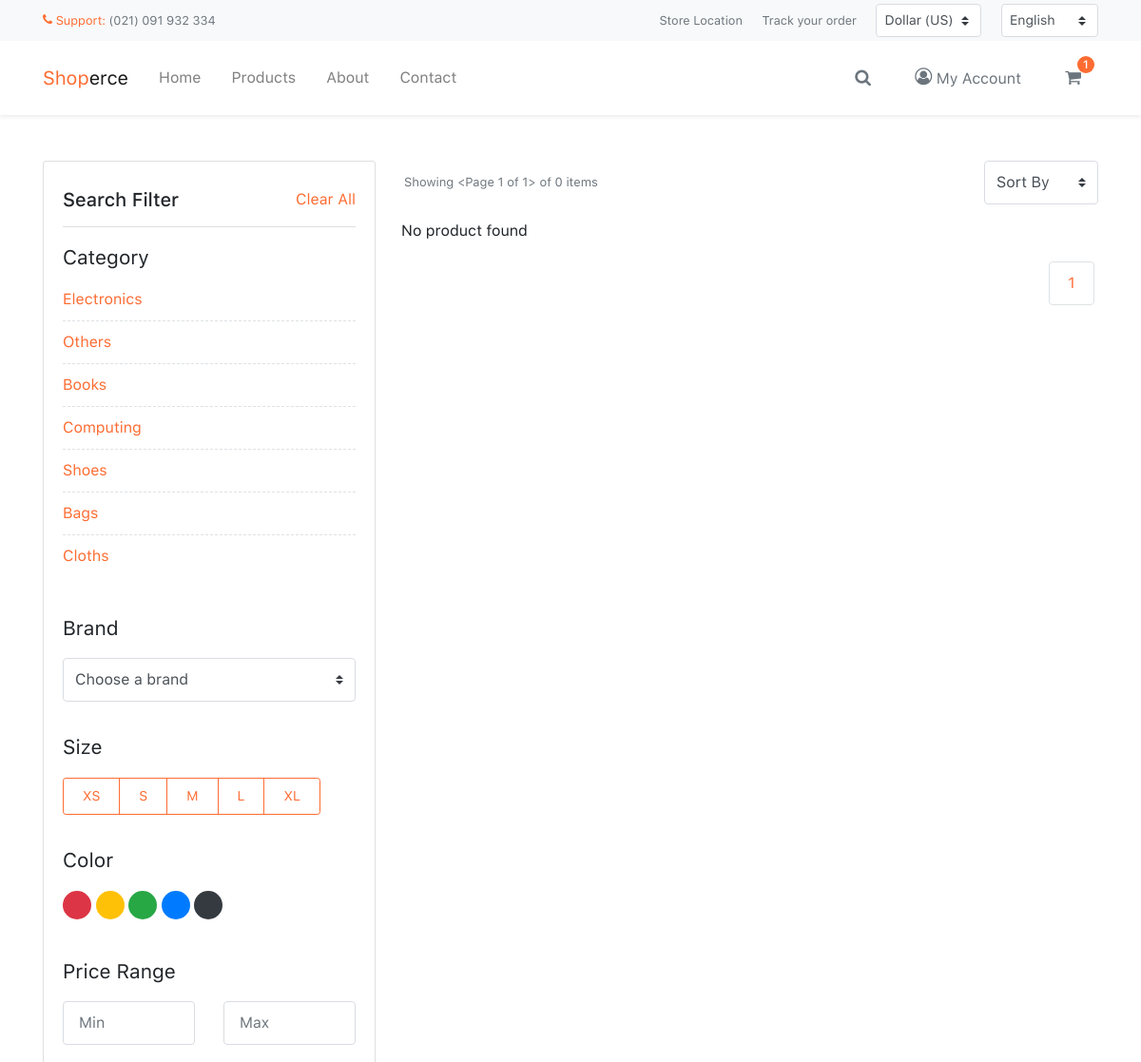
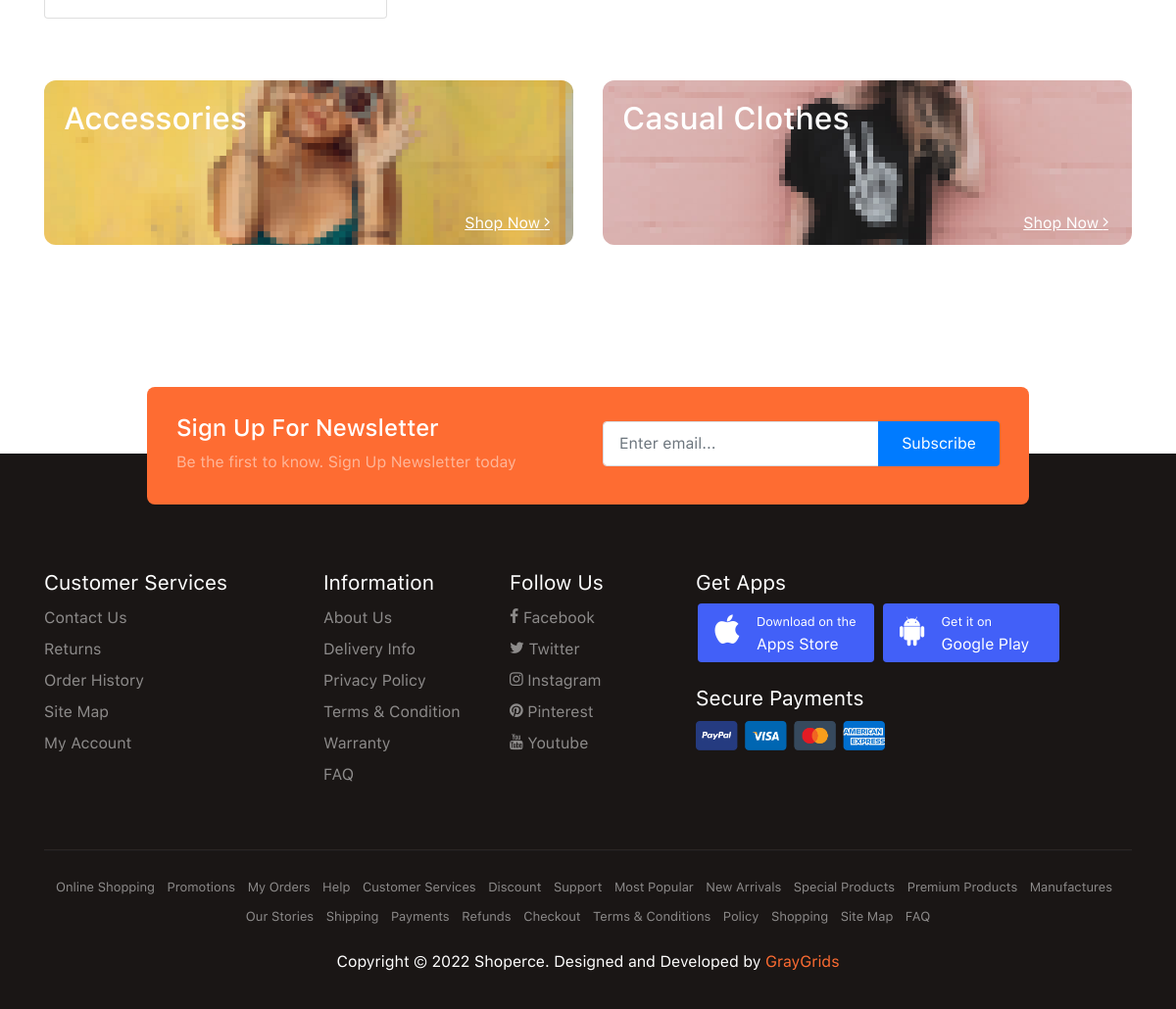
Screenshot of /products?category=Bags with the database file from the repository (2 pictures, top to bottom).
### store/models.py (models this page shows, shortened)
class Category(models.Model):
    category = models.CharField(max_length=200)
    created = models.DateTimeField(auto_now_add=True)
    class Meta:
        verbose_name_plural = 'Categories'

### store/views.py (the view)
# urls.py: path('products', productsView, name='products'),
def productsView(request):
    categories = Category.objects.all().order_by('-created')
    quaries = manageQuary(request)
    category = request.GET.get('category')
    if category == None:
        products = Product.objects.filter(published=True).order_by('created')
    else:
        products = Product.objects.filter(
            published=True, category__category=category)
    paginator = Paginator(products, 16)
    page_number = request.GET.get('page', 1)
    page_objects = paginator.get_page(page_number)
    filters = ProductFilter(request.GET, queryset=products)
    products = filters.qs
    context = {
        'products': products,
        'categories': categories,
        'quaries': quaries,
        'page_objects': page_objects,
        'paginator': paginator,
    }
    return render(request, 'store/product.html', context)

### templates/store/product.html (shortened to what this page needs)
{% extends 'base.html' %} {% load static %}
{% static "img" as baseUrl %}
{% block title %}- Products{% endblock title %} {% block content %}
<div class="site-section py-5">
  <div class="container">
    <div class="row product-list-container">
      <div class="col-lg-4">
        <div class="card card-filter">
          <div class="card-header d-flex flex-row justify-content-between py-2">
            <h5>Search Filter</h5>
            <a href="{% url 'products' %}">Clear All</a>
          </div>
          <div class="card-body py-3">
            <p class="fs-large">Category</p>
            <ul class="categories">
            {% for category in categories %}
              <li>
                <a href="{% url 'products' %}?category={{category.category}}">{{category.category|title}} </a>
              </li>
            {% endfor %}
            </ul>
          </div>
          <div class="card-body py-3">
            <p class="fs-large">Brand</p>
            <select class="custom-select">
              <option>Choose a brand</option>
            </select>
          </div>
          <div class="card-body py-3">
            <p class="fs-large">Size</p>
            <div
              class="btn-group size-pick"
              data-role="selected"
              data-multiple="yes"
            >
              <button class="btn btn-theme-outline btn-sm select-target">
                XS
              </button>
              <button class="btn btn-theme-outline btn-sm select-target">
                S
              </button>
              <button class="btn btn-theme-outline btn-sm select-target">
                M
              </button>
              <button class="btn btn-theme-outline btn-sm select-target">
                L
              </button>
              <button class="btn btn-theme-outline btn-sm select-target">
                XL
              </button>
            </div>
          </div>
          <div class="card-body py-3">
            <p class="fs-large">Color</p>
            <div class="color-pick" data-role="selected" data-multiple="no">
              <span class="color-item bg-danger select-target"></span>
              <span class="color-item bg-warning select-target"></span>
              <span class="color-item bg-success select-target"></span>
              <span class="color-item bg-primary select-target"></span>
              <span class="color-item bg-dark select-target"></span>
            </div>
          </div>
          <div class="card-body py-3">
            <p class="fs-large">Price Range</p>
            <div class="row">
              <div class="col-6">
                <input type="text" class="form-control" placeholder="Min" />
              </div>
              <div class="col-6">
                <input type="text" class="form-control" placeholder="Max" />
              </div>
            </div>
          </div>
        </div>
      </div>
      <div class="col-lg-8">
        <div class="row no-gutters align-items-center">
          <div class="col-6">
            <p class="fs-small mb-0 text-secondary">
              Showing {{page_objects}} of {{paginator.count}} items
            </p>
          </div>
          <div class="col-6 text-right">
            <select class="custom-select" style="max-width: 120px">
              <option>Sort By</option>
            </select>
          </div>
        </div>
        <div class="row mt-3">
          {% for product in page_objects %}
          <div
            class="modal fade"
            id="modalProduct-{{product.id}}"
            tabindex="-1"
            role="dialog"
            aria-labelledby="productLabel"
            aria-hidden="true"
          >
            <div class="modal-dialog" role="document">
              <div class="modal-content">
                <div class="modal-body">
                  <button class="close" data-dismiss="modal" aria-label="Close">
                    <span aria-hidden="true" class="icon-close2"></span>
                  </button>
                  <div class="row">
                    <div class="col-md-6">
                      <div class="owl-carousel product-single">
                        <div class="item">
                          <div class="img-place">
                            <img src="{{product.thumbnail.url}}" alt="" />
                          </div>
                        </div>
                        <div class="item">
                          <div class="img-place">
                            <img src="{{product.thumbnail.url}}" alt="" />
                          </div>
                        </div>
                        <div class="item">
                          <div class="img-place">
                            <img src="{{product.thumbnail.url}}" alt="" />
                          </div>
                        </div>
                        <div class="item">
                          <div class="img-place">
                            <img src="{{product.thumbnail.url}}" alt="" />
                          </div>
                        </div>
                      </div>
                    </div>
                    <div class="col-md-6">
                      <h4 class="modal-title" id="productLabel">
                        {{product.title}}
                      </h4>
                      <div class="ratings text-warning">
                        <span class="icon icon-star"></span>
                        <span class="icon icon-star"></span>
                        <span class="icon icon-star"></span>
                        <span class="icon icon-star"></span>
                        <span class="icon icon-star-o"></span>
                      </div>
                      <p class="mt-3">{{product.detail_preview}}</p>
                      {% if product.availiability %}
                      <p>
                        <span class="fs-large fw-bold">Availability:</span>
                        {{product.availiability}}
                      </p>
                      {% endif %} {% comment %}
                      <p class="fs-large fw-bold mb-1 mt-3">Color:</p>
                      <div class="color-pick">
                        <span class="color-item bg-danger"></span>
                        <span class="color-item bg-warning"></span>
                        <span class="color-item bg-success"></span>
                        <span class="color-item bg-primary"></span>
                        <span class="color-item bg-dark"></span>
                      </div>
                      <p class="fs-large fw-bold mb-1 mt-3">Size:</p>
                      <div class="btn-group btn-group-gap">
                        <button class="btn btn-theme-outline btn-sm">XS</button>
                        <button class="btn btn-theme-outline btn-sm">S</button>
                        <button class="btn btn-theme-outline btn-sm">M</button>
                        <button class="btn btn-theme-outline btn-sm">L</button>
                        <button class="btn btn-theme-outline btn-sm">XL</button>
                      </div>
                      {% endcomment %}
                      <p class="fs-large fw-bold mb-1 mt-3">Quantity:</p>
                      <div class="number-input">
                           <a href="{% url 'decrease' product.id %}" class="btn btn-theme btn-sm btn-decrease"><span class="icon-minus"></span></a>
                    <input type="number" class="form-control" name="number"  value="{{product.quantity}}" min="1" max="250">
                    <a href="{% url 'addtocart' product.id %}" class="btn btn-theme btn-sm btn-increase"><span class="icon-plus"></span></a>
                      </div>
                      <h5 class="mt-4 mb-3">
                        Price:
                        <span class="fg-theme"> GHC{{product.price}} </span>
                      </h5>
                      <a href="{% url 'addtocart' product.id %}" class="btn btn-theme-outline mr-2 my-1"
                        ><span class="icon-add_shopping_cart"></span> Add to
                        Cart</a
                      >
                      <a href="checkout.html" class="btn btn-theme my-1"
                        >Proceed Checkout</a
                      >
                    </div>
                  </div>
                </div>
              </div>
            </div>
          </div>
          <div class="col-sm-6 col-md-4">
            <div class="card card-product">
              <div class="card-header">
                <div
                  class="btn btn-fab btn-sm"
                  data-toggle-class="active"
                  data-toggle="tooltip"
                  data-placement="left"
                  title="Like it"
                >
                  <span class="icon-heart"></span>
                </div>
                <div
                  class="btn btn-fab btn-sm"
                  data-toggle-class="active"
                  data-toggle="tooltip"
                  data-placement="left"
                  title="Add to Cart"
                >
                  <span class="icon-shopping-cart"></span>
                </div>
                <div
                  class="btn btn-fab btn-sm"
                  data-fancybox
                  data-src="{{product.thumbnail.url}} "
                  data-toggle="tooltip"
                  data-placement="left"
                  title="View Image"
                >
                  <span class="icon-fullscreen fs-normal"></span>
                </div>
              </div>
              <div class="card-body">
                <div class="img-place">
                  <img
                    src="{{product.thumbnail.url}}"
                    alt="{{product.title}}"
                  />
                </div>
                <button
                  class="btn btn-theme btn-rounded btn-sm btn-noanimate"
                  data-toggle="modal"
                  data-target="#modalProduct-{{product.id}}"
                >
                  Quick View
                </button>
              </div>
              <div class="card-footer">
                <div class="caption">
                  <a href="{% url 'detail' product.slug %}" class="product-title"
                    >{{product.title}}</a
                  >
                  <p class="fg-theme">GHC{{product.price}}</p>
                </div>
              </div>
            </div>
          </div>
          {% empty %}
          <p> No product found </p>
          {% endfor %}
        </div>
        <nav>
          <ul class="pagination justify-content-end">
            <li class="page-item">
              <a href="#" class="page-link">{{page_objects.number}}</a>
            </li>
          </ul>
        </nav>
      </div>
    </div>
    <div class="row mt-5">
      <div class="col-md-6">
        <div class="card card-collection-tiles_2">
          <div class="card-body">
            <div class="img-place">
              <img src="img/image_1.jpg" alt="" />
            </div>
            <div class="caption">
              <h2>Accessories</h2>
            </div>
            <a href="product.html" class="btn btn-link"
              >Shop Now <span class="icon icon-angle-right"></span
            ></a>
          </div>
        </div>
      </div>
      <div class="col-md-6">
        <div class="card card-collection-tiles_2">
          <div class="card-body">
            <div class="img-place">
              <img src="img/image_2.jpg" alt="" />
            </div>
            <div class="caption">
              <h2>Casual Clothes</h2>
            </div>
            <a href="product.html" class="btn btn-link"
              >Shop Now <span class="icon icon-angle-right"></span
            ></a>
          </div>
        </div>
      </div>
    </div>
  </div>
</div>
{% endblock content %}

### rows the page displays
Category: category "Electronics"
Category: category "Others"
Category: category "Books"
Category: category "Computing"
Category: category "Shoes"
Category: category "Bags"
Category: category "Cloths"

### other values shown
{{ items.count }} "1"
{{ page_objects }} "<Page 1 of 1>"
{{ paginator.count }} "0"
{{ page_objects.number }} "1"
